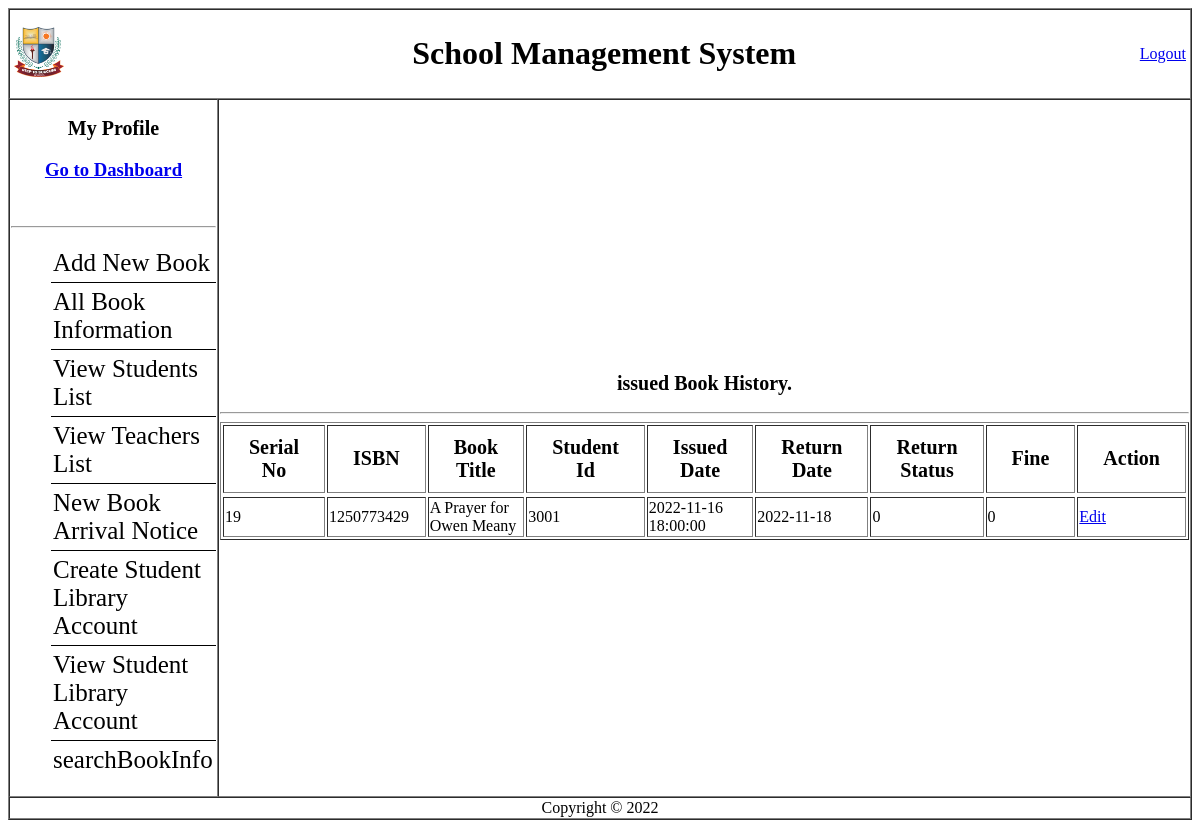
/Librarian/View/issuedBookHistory.php (signed in), run on the app's committed database.
### tables this page shows
CREATE TABLE `issuedbookdetails` (
  `serialno` int(3) NOT NULL,
  `isbn` int(4) NOT NULL,
  `title` varchar(50) NOT NULL,
  `id` int(4) NOT NULL,
  `issuesdate` timestamp NOT NULL DEFAULT current_timestamp() ON UPDATE current_timestamp(),
  `returndate` date NOT NULL,
  `returnstatus` int(2) NOT NULL,
  `fine` int(30) NOT NULL
);

### Librarian/Model/usersmodel.php (called while the page is built, shortened)
<?php
function viewIssuedBookDetails()
	{
		$conn = getConnection();
		$sql = "select * from issuedbookdetails";
		$result = mysqli_query($conn, $sql);
		$issuedbookinfo =[];
		while($row = mysqli_fetch_assoc($result))
		{
			array_push($issuedbookinfo, $row);
		}
		return $issuedbookinfo;
	}
?>

### Librarian/View/issuedBookHistory.php (the view)
<?php $title= "issued Book History.";
	include('header.php');
  include_once('../Model/usersmodel.php');
  $allIssuedBookDetails = viewIssuedBookDetails();
   ?>
    <table border="1" cellspacing="0" width="100%" >
      <tr>
        <td colspan="2">
          <table width="100%">
            <tr>
              <td><img height="50px" weight="50px" src="../Resources/logo.png" alt=""></td>
              <td align = "center"><h1>School Management System</h1></td>
              <td align = "right">
                <a href="../Controller/logout.php">Logout</a>
              </td>
            </tr>
          </table>
        </td>
      </tr>
      <tr id="navigation">
        <td width="350px">
        <h2 align="center"><a href="viewLibrarianProfile.php">My Profile</a></h2></h2>
          <h3 align="center"><a href="dashboard.php">Go to Dashboard</a></h3></br>
          <hr>
          <div id="sidebar">
          <ul>
            <li><a href="addnewbook.php">Add New Book</a></li>
            <li><a href="allBooksInfo.php">All Book Information</a></li>
            <li><a href="viewStudentsList.php">View Students List</a></li>
            <li><a href="viewTeachersList.php">View Teachers List</a></li>
            <li><a href="noticeForm.php">New Book Arrival Notice</a></li>
            <li><a href="studentLibraryAcc.php">Create Student Library Account</a></li>
            <li><a href="viewAllStudentsLibProfile.php">View Student Library Account</a></li>
            <li><a href="searchBookInfo.php">searchBookInfo</a></li>
          </ul>
          </div>
        </td>
        <td id="main content"><h2 align="center" ><?php echo $title; ?></h2><hr>
          <form action="../Controller/" method="post">
          <div id="notice" >
          <table align="center" border="1">
                    <tr>
                      <th>Serial No</th>
                      <th>ISBN</th>
                      <th>Book Title</th>
                      <th>Student Id</th>
                      <th>Issued Date</th>
                      <th>Return Date</th>
                      <th>Return Status</th>
                      <th>Fine</th>
                      <th>Action</th>
                    </tr>
                    <tr>
                  <?php  for($i=0; $i < count($allIssuedBookDetails); $i++){ ?>
                 <tr>
                   <td><?php echo $allIssuedBookDetails[$i]['serialno'] ?></td>
                   <td><?php echo $allIssuedBookDetails[$i]['isbn'] ?></td>
                   <td><?php echo $allIssuedBookDetails[$i]['title'] ?></td>
                   <td><?php echo $allIssuedBookDetails[$i]['id'] ?></td>
                   <td><?php echo $allIssuedBookDetails[$i]['issuesdate'] ?></td>
                   <td><?php echo $allIssuedBookDetails[$i]['returndate'] ?></td>
                   <td><?php echo $allIssuedBookDetails[$i]['returnstatus'] ?></td>
                   <td><?php echo $allIssuedBookDetails[$i]['fine'] ?></td>
                   <td><a href="addFine.php?id=<?php echo $allIssuedBookDetails[$i]['id']?> ?>">Edit</a></td>
                  </tr><?php  } ?>
             </table>
              </div>
          </form>
        </td>
      </tr>
      <?php include('footer.php'); ?>

### Librarian/css/style.css (style rules this page uses)
#navigation h2 { font-size: 20px; text-align: center; }
#navigation h2 a { text-decoration: none; color: #000; }
#sidebar ul li { list-style-type: none; font-size: 25px; border-bottom: 1px solid #000; padding: 5px 2px; }
#sidebar ul li:last-child { border-bottom: 0; }
#sidebar ul li a { text-decoration: none; color: #000; }
#notice table th { padding: 10px 25px; font-size: 20px; }

### data on the page
issuedbookdetails: serialno "19", isbn "1250773429", title "A Prayer for Owen Meany", id "3001", issuesdate "2022-11-16 18:00:00", returndate "2022-11-18", returnstatus "0", fine "0"

### other printed values
$title "issued Book History."
